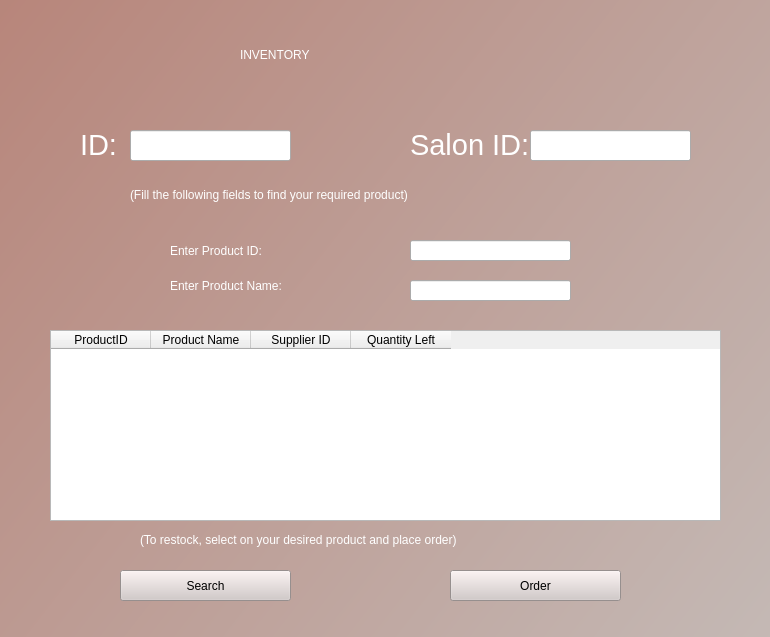
<?xml version="1.0" encoding="UTF-8"?>
<ui version="4.0">
 <class>Form</class>
 <widget class="QWidget" name="Form">
  <property name="geometry">
   <rect>
    <x>0</x>
    <y>0</y>
    <width>770</width>
    <height>637</height>
   </rect>
  </property>
  <property name="windowTitle">
   <string>Form</string>
  </property>
  <widget class="QLabel" name="label">
   <property name="geometry">
    <rect>
     <x>-20</x>
     <y>-20</y>
     <width>811</width>
     <height>861</height>
    </rect>
   </property>
   <property name="styleSheet">
    <string notr="true">background-color: qlineargradient(spread:pad, x1:0, y1:0, x2:0.96, y2:0.789773, stop:0 rgba(183, 132, 121, 255), stop:1 rgba(196, 185, 181, 255));</string>
   </property>
   <property name="text">
    <string/>
   </property>
  </widget>
  <widget class="QLabel" name="label_2">
   <property name="geometry">
    <rect>
     <x>240</x>
     <y>10</y>
     <width>301</width>
     <height>91</height>
    </rect>
   </property>
   <property name="styleSheet">
    <string notr="true">font: 63 48pt &quot;Bahnschrift SemiBold Condensed&quot;;color:rgb(255, 255, 255)</string>
   </property>
   <property name="text">
    <string>&lt;html&gt;&lt;head/&gt;&lt;body&gt;&lt;p&gt;INVENTORY&lt;/p&gt;&lt;/body&gt;&lt;/html&gt;</string>
   </property>
  </widget>
  <widget class="QLabel" name="label_7">
   <property name="geometry">
    <rect>
     <x>80</x>
     <y>100</y>
     <width>251</width>
     <height>91</height>
    </rect>
   </property>
   <property name="styleSheet">
    <string notr="true">font: 63 48pt &quot;Bahnschrift SemiBold Condensed&quot;;color:rgb(255, 255, 255)</string>
   </property>
   <property name="text">
    <string>&lt;html&gt;&lt;head/&gt;&lt;body&gt;&lt;p&gt;&lt;span style=&quot; font-size:22pt;&quot;&gt;ID:&lt;/span&gt;&lt;/p&gt;&lt;/body&gt;&lt;/html&gt;</string>
   </property>
  </widget>
  <widget class="QLineEdit" name="lineEdit">
   <property name="geometry">
    <rect>
     <x>130</x>
     <y>130</y>
     <width>161</width>
     <height>31</height>
    </rect>
   </property>
  </widget>
  <widget class="QLabel" name="label_8">
   <property name="geometry">
    <rect>
     <x>410</x>
     <y>100</y>
     <width>141</width>
     <height>91</height>
    </rect>
   </property>
   <property name="styleSheet">
    <string notr="true">font: 63 48pt &quot;Bahnschrift SemiBold Condensed&quot;;color:rgb(255, 255, 255)</string>
   </property>
   <property name="text">
    <string>&lt;html&gt;&lt;head/&gt;&lt;body&gt;&lt;p&gt;&lt;span style=&quot; font-size:22pt;&quot;&gt;Salon ID:&lt;/span&gt;&lt;/p&gt;&lt;/body&gt;&lt;/html&gt;</string>
   </property>
  </widget>
  <widget class="QLineEdit" name="lineEdit_2">
   <property name="geometry">
    <rect>
     <x>530</x>
     <y>130</y>
     <width>161</width>
     <height>31</height>
    </rect>
   </property>
  </widget>
  <widget class="QLabel" name="label_12">
   <property name="geometry">
    <rect>
     <x>130</x>
     <y>180</y>
     <width>541</width>
     <height>31</height>
    </rect>
   </property>
   <property name="styleSheet">
    <string notr="true">font: 14pt &quot;Nirmala UI Semilight&quot;;
color:rgb(255, 255, 255)</string>
   </property>
   <property name="text">
    <string>&lt;html&gt;&lt;head/&gt;&lt;body&gt;&lt;p&gt;(Fill the following fields to find your required product)&lt;/p&gt;&lt;/body&gt;&lt;/html&gt;</string>
   </property>
  </widget>
  <widget class="QLabel" name="label_3">
   <property name="geometry">
    <rect>
     <x>170</x>
     <y>240</y>
     <width>171</width>
     <height>21</height>
    </rect>
   </property>
   <property name="styleSheet">
    <string notr="true">font: 14pt &quot;Nirmala UI Semilight&quot;;
color:rgb(255, 255, 255)</string>
   </property>
   <property name="text">
    <string>Enter Product ID:</string>
   </property>
  </widget>
  <widget class="QLabel" name="label_4">
   <property name="geometry">
    <rect>
     <x>170</x>
     <y>270</y>
     <width>221</width>
     <height>31</height>
    </rect>
   </property>
   <property name="styleSheet">
    <string notr="true">font: 14pt &quot;Nirmala UI Semilight&quot;;
color:rgb(255, 255, 255)</string>
   </property>
   <property name="text">
    <string>Enter Product Name:</string>
   </property>
  </widget>
  <widget class="QLineEdit" name="lineEdit_3">
   <property name="geometry">
    <rect>
     <x>410</x>
     <y>240</y>
     <width>161</width>
     <height>21</height>
    </rect>
   </property>
  </widget>
  <widget class="QLineEdit" name="lineEdit_4">
   <property name="geometry">
    <rect>
     <x>410</x>
     <y>280</y>
     <width>161</width>
     <height>21</height>
    </rect>
   </property>
  </widget>
  <widget class="QPushButton" name="pushButton_5">
   <property name="geometry">
    <rect>
     <x>120</x>
     <y>570</y>
     <width>171</width>
     <height>31</height>
    </rect>
   </property>
   <property name="styleSheet">
    <string notr="true">background-color: rgb(210, 200, 199);
font: 25 10pt &quot;Segoe UI Light&quot;;</string>
   </property>
   <property name="text">
    <string>Search</string>
   </property>
  </widget>
  <widget class="QTableWidget" name="tableWidget">
   <property name="geometry">
    <rect>
     <x>50</x>
     <y>330</y>
     <width>671</width>
     <height>191</height>
    </rect>
   </property>
   <column>
    <property name="text">
     <string>ProductID</string>
    </property>
   </column>
   <column>
    <property name="text">
     <string>Product Name</string>
    </property>
   </column>
   <column>
    <property name="text">
     <string>Supplier ID</string>
    </property>
   </column>
   <column>
    <property name="text">
     <string>Quantity Left</string>
    </property>
   </column>
  </widget>
  <widget class="QPushButton" name="pushButton_6">
   <property name="geometry">
    <rect>
     <x>450</x>
     <y>570</y>
     <width>171</width>
     <height>31</height>
    </rect>
   </property>
   <property name="styleSheet">
    <string notr="true">background-color: rgb(210, 200, 199);
font: 25 10pt &quot;Segoe UI Light&quot;;</string>
   </property>
   <property name="text">
    <string>Order</string>
   </property>
  </widget>
  <widget class="QLabel" name="label_5">
   <property name="geometry">
    <rect>
     <x>140</x>
     <y>510</y>
     <width>711</width>
     <height>61</height>
    </rect>
   </property>
   <property name="styleSheet">
    <string notr="true">font: 25 12pt &quot;Yu Gothic UI Light&quot;;
color:rgb(255, 255, 255)
</string>
   </property>
   <property name="text">
    <string>&lt;html&gt;&lt;head/&gt;&lt;body&gt;&lt;p&gt;(To restock, select on your desired product and place order)&lt;/p&gt;&lt;/body&gt;&lt;/html&gt;</string>
   </property>
  </widget>
 </widget>
 <resources/>
 <connections/>
</ui>
